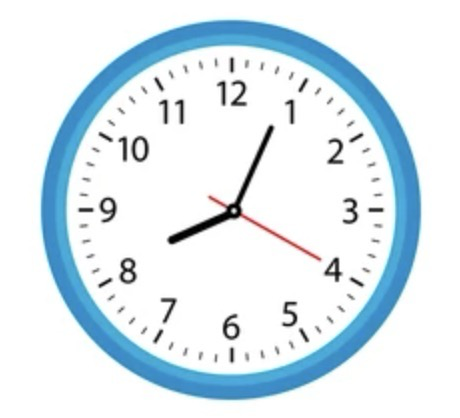
#> input picture unidad-3/images/reloj-2.png, 460 x 418 px
$ jupyter execute --allow-errors 10-recuperatorio-segundo-me.ipynb
#> lines starting #> are read from the running program, lines starting #| are printed output that depends on the picture; after the words box and inside, x2 and y2 are one past the last pixel; in counts of white or black regions, pixels touching at a corner belong together
# Recuperatorio segundo momento evaluativo

[cell 1]
import numpy as np
import cv2
import matplotlib.pyplot as plt
from num2words import num2words

# imagen_bgr = cv2.imread('./images/reloj.jpeg')
imagen_bgr = cv2.imread('./images/reloj-2.png')
#> imagen_bgr is the input picture: shape (418, 460, 3); mean B, G, R 240.6, 233.4, 220.8
imagen_rgb = cv2.cvtColor(imagen_bgr, cv2.COLOR_BGR2RGB)

gris = cv2.cvtColor(imagen_bgr, cv2.COLOR_BGR2GRAY)
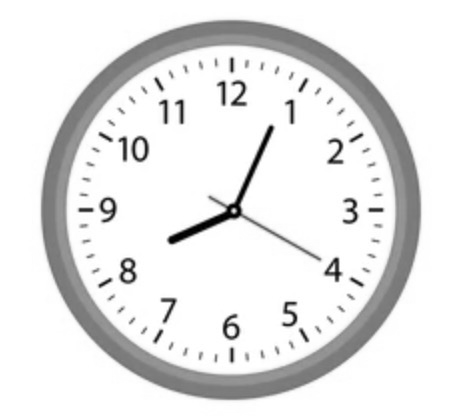
#> gris: shape (418, 460); min 0, max 255, mean 230.5
gris = cv2.GaussianBlur(gris, (5, 5), 1)
gris = cv2.equalizeHist(gris)
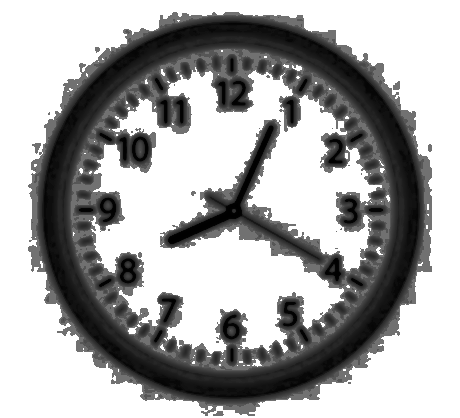
#> gris: shape (418, 460); min 0, max 255, mean 169

bordes = cv2.Canny(gris, 50, 150)
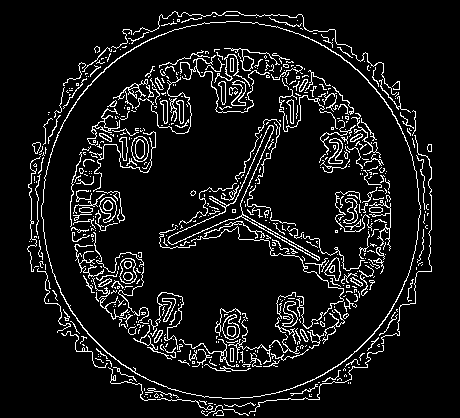
#> bordes: shape (418, 460); 8.6% white in thin lines or dots, all inside (x1, y1, x2, y2) = (27, 11, 432, 416)

# Detección de líneas
# lineas = cv2.HoughLinesP(bordes, 1, np.pi/180, threshold=80, minLineLength=50, maxLineGap=1)
lineas = cv2.HoughLinesP(bordes, 3, np.pi/180, threshold=50, minLineLength=30, maxLineGap=1)
#> lineas = [[252, 223, 318, 260], [189, 237, 228, 219], [242, 214, 319, 257], [240, 204, 259, 161]]

# [6 lines of commented-out code are left out]

centro_x = imagen_bgr.shape[1] // 2
#> centro_x = 230
centro_y = imagen_bgr.shape[0] // 2
#> centro_y = 209

def calcular_angulo(x1, y1, x2, y2):
  dist1 = np.hypot(x1 - centro_x, y1 - centro_y)
  dist2 = np.hypot(x2 - centro_x, y2 - centro_y)
  if dist1 > dist2:
    dx = x1 - centro_x
    dy = centro_y - y1
  else:
    dx = x2 - centro_x
    dy = centro_y - y2
  angulo = np.degrees(np.arctan2(dy, dx))
  angulo = (90 - angulo) % 360
  return angulo

manecillas = []
if lineas is not None:
  for linea in lineas:
    x1, y1, x2, y2 = linea[0]
    longitud = np.hypot(x2 - x1, y2 - y1)
    distancia_centro = min(np.hypot(x1 - centro_x, y1 - centro_y),np.hypot(x2 - centro_x, y2 - centro_y))
    # LINEAS CENTRO
    if distancia_centro < 100 and 40 < longitud < 300:
      angulo = calcular_angulo(x1, y1, x2, y2)
      manecillas.append({
        'puntos': (x1, y1, x2, y2),
        'longitud': longitud,
        'angulo': angulo
      })
#> this loop made 4 passes
#> (x1, y1, x2, y2, longitud, distancia_centro, dist1 in calcular_angulo, dist2 in calcular_angulo) on passes 1 to 4: (252, 223, 318, 260, 75.66, 26.08, 26.08, 101.7), (189, 237, 228, 219, 42.95, 10.2, 49.65, 10.2), (242, 214, 319, 257, 88.19, 13, 13, 101.1), (240, 204, 259, 161, 47.01, 11.18, 11.18, 56.08)
#> after the loop, manecillas = 4 items
#> `horario = manecillas[0]`: horario = {'puntos': (189, 237, 228, 219), 'longitud': 42.95, 'angulo': 235.7}
#> `minutero = manecillas[1]`: minutero = {'puntos': (240, 204, 259, 161), 'longitud': 47.01, 'angulo': 31.14}
#> `segundero = manecillas[-1]`: segundero = {'puntos': (242, 214, 319, 257), 'longitud': 88.19, 'angulo': 118.3}
#> `hora = int((horario['angulo'] / 30) % 12)`: hora = 7
#> `minutos = int((minutero['angulo'] / 6) % 60)`: minutos = 5
#> `segundos = int((segundero['angulo'] / 6) % 60)`: segundos = 19
#> `fraccion_hora = (horario['angulo'] / 30) % 12`: fraccion_hora = 7.86
#> `hora = (hora + 1) % 12`: hora = 8
#> `cv2.line(imagen_resultado,(segundero['puntos'][0], segundero['puntos']..`:
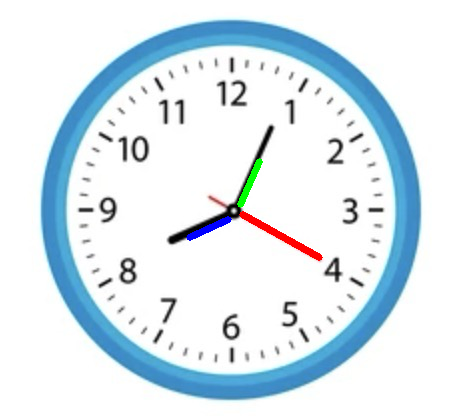
#> imagen_resultado: shape (418, 460, 3); mean R, G, B 220.4, 232.8, 240
#> `hora_final = f'{hora}:{minutos:02d}:{segundos:02d}'`: hora_final = '8:05:19'

#> (the rest of this cell did not finish here and is left out)

$ run again, with unidad-3/images/reloj-1.png copied over unidad-3/images/reloj-2.png
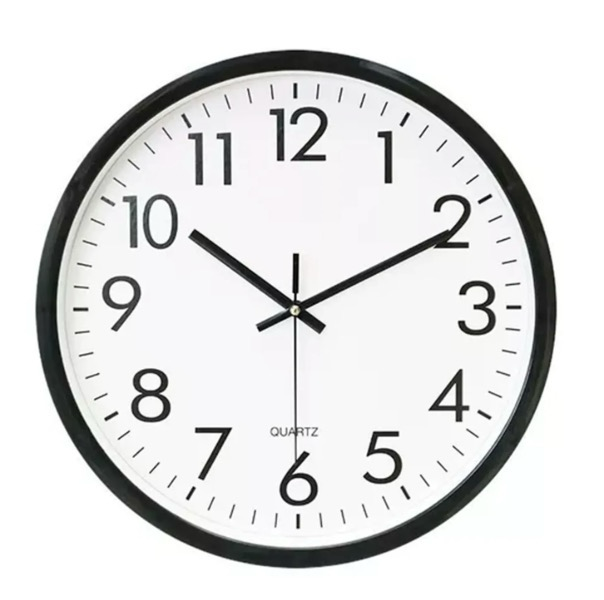
#> input picture unidad-3/images/reloj-1.png, 604 x 600 px
#> imagen_bgr is the input picture: shape (600, 604, 3); mean B, G, R 222.4, 222.3, 222.1
#> `bordes = cv2.Canny(gris, 50, 150)`:
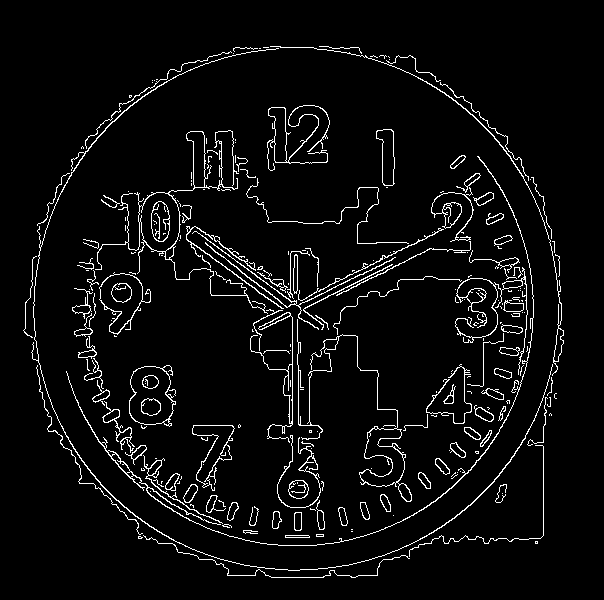
#> bordes: shape (600, 604); 4.8% white in thin lines or dots, all inside (x1, y1, x2, y2) = (23, 46, 564, 578)
#> lineas = 14 rows, first 6: [336, 295, 415, 256], [319, 290, 396, 252], [196, 231, 230, 256], [186, 238, 258, 291], [290, 293, 290, 253], [339, 290, 371, 275]
#> the loop `for linea in lineas:` made 14 passes
#> (x1, y1, x2, y2, longitud, distancia_centro, dist1 in calcular_angulo, dist2 in calcular_angulo) on passes 1, 2, 3, 4, 8: (336, 295, 415, 256, 88.1, 34.37, 34.37, 121.3), (319, 290, 396, 252, 85.87, 19.72, 19.72, 105.5), (196, 231, 230, 256, 42.2, 84.38, 126.5, 84.38), (186, 238, 258, 291, 89.4, 44.91, 131.5, 44.91), (205, 243, 240, 270, 44.2, 68.88, 112.5, 68.88)
#> after the loop `for linea in lineas:`: manecillas = 5 items
#> horario = {'puntos': (196, 231, 230, 256), 'longitud': 42.2, 'angulo': 303.1}
#> minutero = {'puntos': (205, 243, 240, 270), 'longitud': 44.2, 'angulo': 300.4}
#> segundero = {'puntos': (186, 238, 258, 291), 'longitud': 89.4, 'angulo': 298.1}
#> hora = 10
#> minutos = 50
#> segundos = 49
#> fraccion_hora = 10.1
#> `cv2.line(imagen_resultado,(segundero['puntos'][0], segundero['puntos']..`:
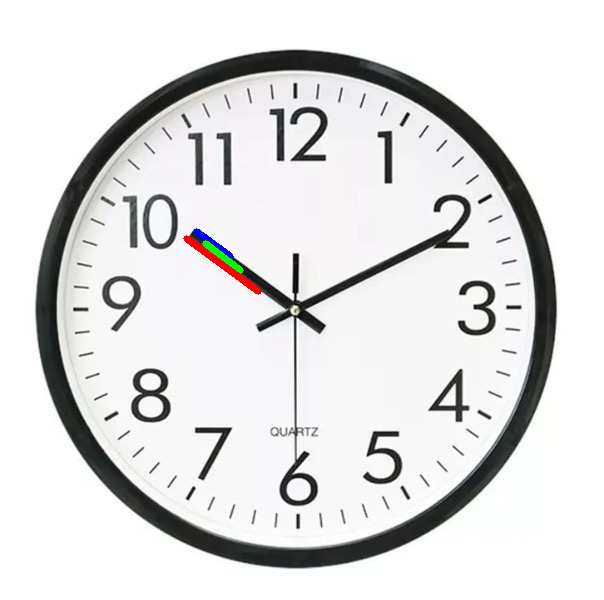
#> imagen_resultado: shape (600, 604, 3); mean R, G, B 222.1, 222.1, 222.1
#> hora_final = '10:50:49'

$ run again, with unidad-3/images/fruits.jpg saved as unidad-3/images/reloj-2.png
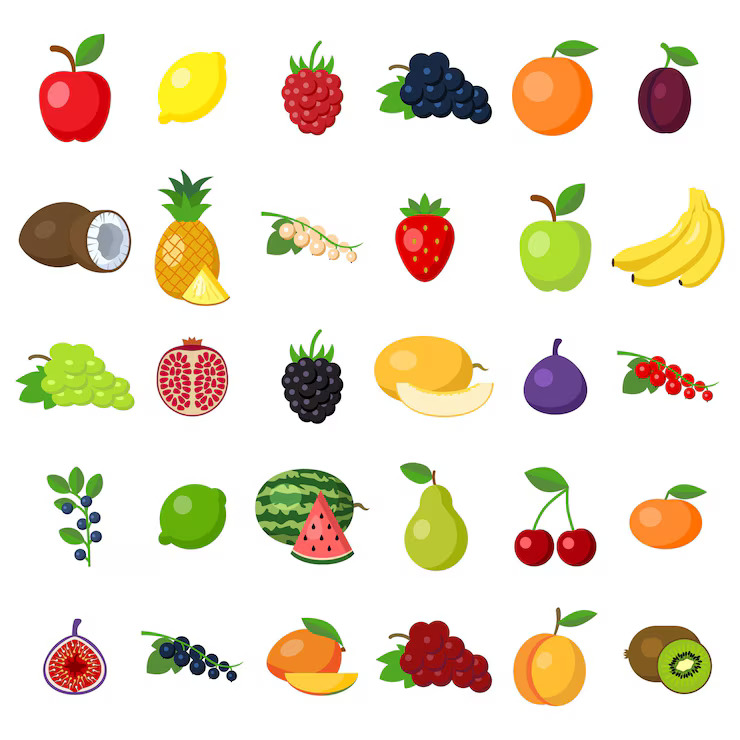
#> input picture unidad-3/images/fruits.jpg, 740 x 740 px
#> imagen_bgr is the input picture: shape (740, 740, 3); mean B, G, R 207.6, 225, 234
#> `gris = cv2.equalizeHist(gris)`:
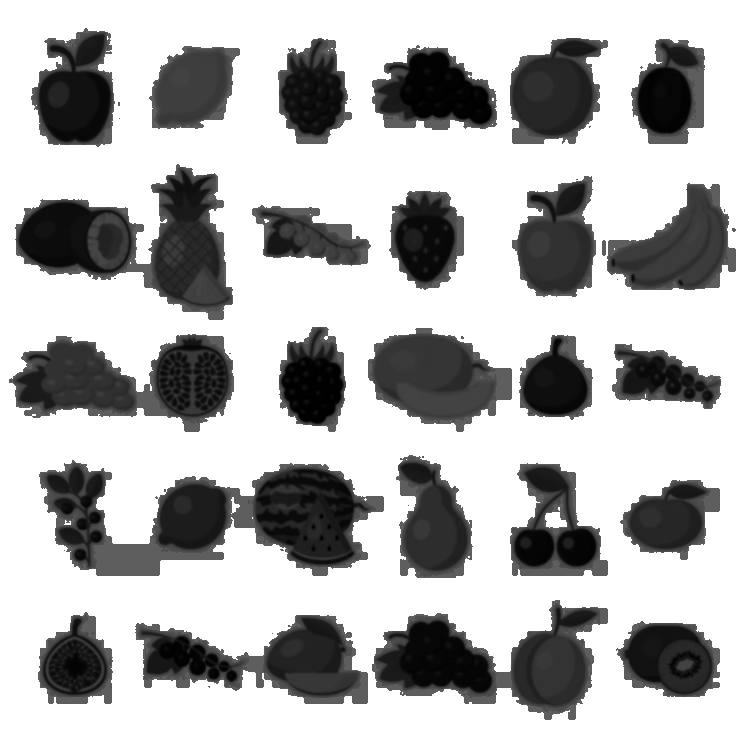
#> gris: shape (740, 740); min 0, max 255, mean 178.9
#> `bordes = cv2.Canny(gris, 50, 150)`:
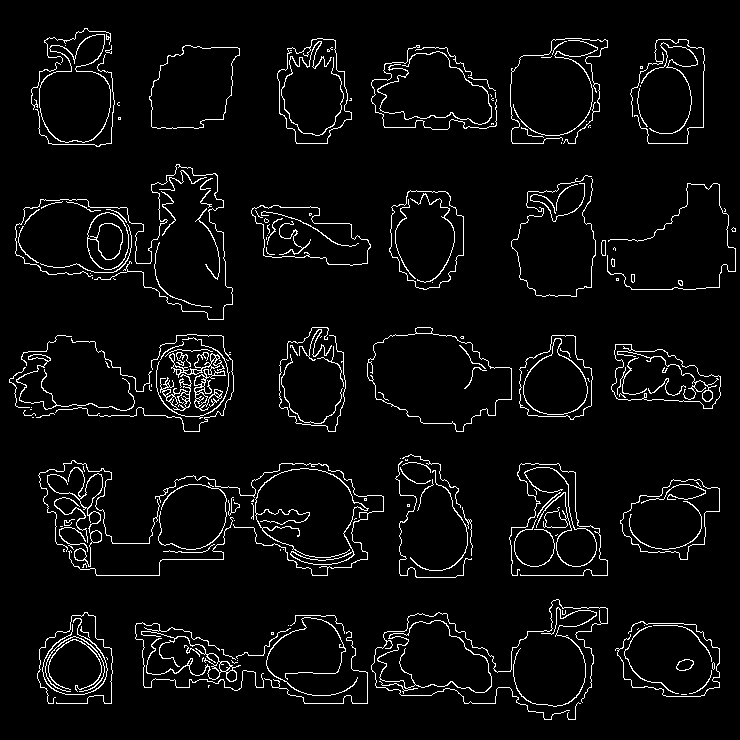
#> bordes: shape (740, 740); 4.6% white in thin lines or dots
#> lineas = [[162, 559, 223, 559], [314, 223, 349, 223], [96, 575, 159, 575], [112, 543, 149, 543], [703, 115, 703, 81], [283, 207, 317, 207]]
#> the loop `for linea in lineas:` made 6 passes
#> (x1, y1, x2, y2, longitud, distancia_centro) on passes 1 to 6: (162, 559, 223, 559, 61, 239.4), (314, 223, 349, 223, 35, 148.5), (96, 575, 159, 575, 63, 294.2), (112, 543, 149, 543, 37, 280.7), (703, 115, 703, 81, 34, 419.4), (283, 207, 317, 207, 34, 171.4)
#> after the loop `for linea in lineas:`: manecillas = []
